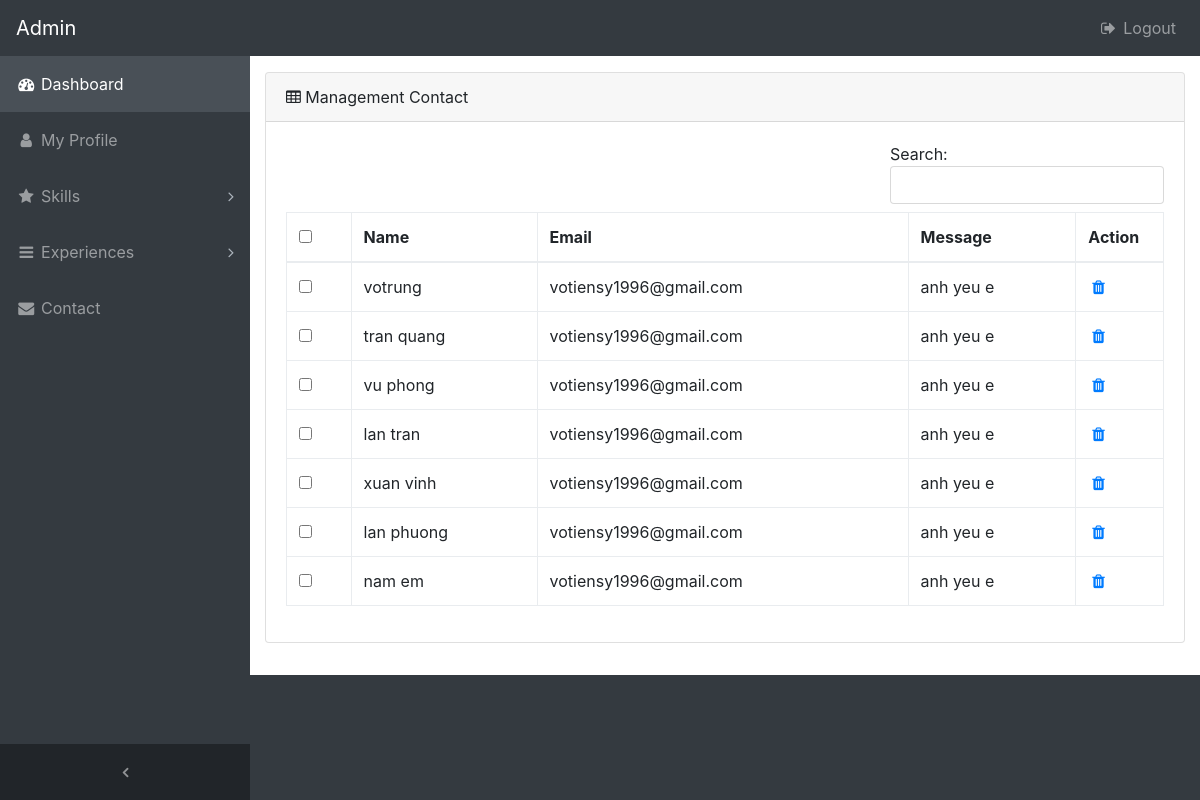
The app's page /admin/contact/index.php (signed in) with its own data.
### tables this page shows
CREATE TABLE `contact` (
  `id` int(11) NOT NULL,
  `name` varchar(255) NOT NULL,
  `email` varchar(255) NOT NULL,
  `message` text NOT NULL
);

### admin/contact/index.php (the view, shortened to what this page needs)
<?php require_once $_SERVER['DOCUMENT_ROOT'].'/profile/templates/admin/inc/dashboard.php';?>
    <div class="content-wrapper py-3">
      <div class="container-fluid">
        <div class="card mb-3">
          <div class="card-header">
            <i class="fa fa-table"></i>
            Management Contact
          </div>
          <div class="card-body">
            <div class="table-responsive">
              <div>
                <label style="float:right">Search:
                  <input id="searchContact" type="text" class="form-control">
                </label>
              </div>
              <table class="table table-bordered" width="100%" cellspacing="0">
                <thead>
                  <tr>
                    <th><input id="checkAll" name="checkAll" type="checkbox" /></th>
                    <th>Name</th>
                    <th>Email</th>
                    <th>Message</th>
                    <th width="10%">Action</th>
                  </tr>
                </thead>
                <tbody id="data">
                <?php
                  $sql = "select * from contact";
                  $result = mysqli_query($conn, $sql);
                  while($row = mysqli_fetch_assoc($result)) {
                ?>
                  <tr>
                    <td><input class="checkbox" name="ids" id="<?= $row['id']?>" value="<?= $row['id']?>" type="checkbox" /></td>
                    <td><?= $row["name"] ?></td>
                    <td><?= $row["email"] ?></td>
                    <td><?= $row["message"] ?></td>
                    <td>
                      <a title="delete" href="delete.php?id=<?= $row['id'] ?>" onclick="return confirm('Are you sure?')">
                        <i class="fa fa-fw fa-trash"></i>
                      </a>
                    </td>
                  </tr>
                <?php
                  }
                ?>
                </tbody>
              </table>
            </div>
          </div>
        </div>
      </div>
    </div>
<?php require_once $_SERVER['DOCUMENT_ROOT'].'/profile/templates/admin/inc/footer.php';?>

### templates/admin/inc/dashboard.php (shortened to what this page needs)
<!DOCTYPE html>
<html lang="en">
  <head>
    <link href="/profile/templates/admin/css/bootstrap.min.css" rel="stylesheet">
    <link href="/profile/templates/admin/css/font-awesome.min.css" rel="stylesheet" type="text/css">
    <link href="/profile/templates/admin/css/sb-admin.css" rel="stylesheet">
  </head>
  <body class="fixed-nav" id="page-top">
    <nav class="navbar navbar-expand-lg navbar-dark bg-dark fixed-top" id="mainNav">
      <a class="navbar-brand" href="#">Admin</a>
      <div class="collapse navbar-collapse" id="navbarResponsive">
        <ul class="navbar-nav navbar-sidenav">
          <li class="nav-item active" data-toggle="tooltip" data-placement="right" title="Dashboard">
            <a class="nav-link" href="/profile/admin/home.php">
              <i class="fa fa-fw fa-dashboard"></i>
              <span class="nav-link-text">
                Dashboard</span>
            </a>
          </li>
          <li class="nav-item" data-toggle="tooltip" data-placement="right" title="Profile">
            <a class="nav-link" href="/profile/admin/users/profile.php">
              <i class="fa fa-fw fa-user"></i>
              <span class="nav-link-text">
                My Profile</span>
            </a>
          </li>
          <li class="nav-item" data-toggle="tooltip" data-placement="right" title="Menu Levels">
            <a class="nav-link nav-link-collapse collapsed" data-toggle="collapse" href="#skills">
              <i class="fa fa-fw fa-star"></i>
              <span class="nav-link-text">
                Skills</span>
            </a>
          </li>
          <li class="nav-item" data-toggle="tooltip" data-placement="right" title="Menu Levels">
            <a class="nav-link nav-link-collapse collapsed" data-toggle="collapse" href="#experience">
              <i class="fa fa-fw fa-bars"></i>
              <span class="nav-link-text">
                Experiences</span>
            </a>
          </li>
          <li class="nav-item" data-toggle="tooltip" data-placement="right" title="Contact">
            <a class="nav-link" href="/profile/admin/contact/index.php">
              <i class="fa fa-fw fa-envelope"></i>
              <span class="nav-link-text">
                Contact</span>
            </a>
          </li>
        </ul>
        <ul class="navbar-nav sidenav-toggler">
          <li class="nav-item">
            <a class="nav-link text-center" id="sidenavToggler">
              <i class="fa fa-fw fa-angle-left"></i>
            </a>
          </li>
        </ul>
        <ul class="navbar-nav ml-auto">
          <li class="nav-item">
            <a class="nav-link" data-toggle="modal" data-target="#exampleModal">
              <i class="fa fa-fw fa-sign-out"></i>
              Logout</a>
          </li>
        </ul>
      </div>
    </nav>

### templates/admin/inc/footer.php (shortened to what this page needs)
  </body>
</html>

### templates/admin/css/sb-admin.css (style rules this page uses)
body { background: #343a40; }
body.fixed-nav { padding-top: 54px; }
@media (min-width: 992px) { body.fixed-nav { padding-top: 56px; } }
#mainNav .navbar-collapse { overflow: auto; max-height: 75vh; }
#mainNav .navbar-collapse .navbar-nav .nav-item .nav-link { cursor: pointer; }
#mainNav .navbar-collapse .navbar-sidenav .nav-link-collapse:after { float: right; content: '\f107'; color: #adb5bd; font-family: 'FontAwesome'; }
#mainNav .navbar-collapse .navbar-sidenav .nav-link-collapse.collapsed:after { content: '\f105'; }
#mainNav .navbar-collapse .sidenav-toggler { display: none; }
@media (min-width: 992px) { #mainNav .navbar-brand { width: 250px; } }
@media (min-width: 992px) { #mainNav .navbar-collapse { overflow: visible; max-height: none; } }
@media (min-width: 992px) { #mainNav .navbar-collapse .navbar-sidenav { position: absolute; top: 0; left: 0; overflow-x: hidden; overflow-y: auto; -webkit-flex-direction: column; -ms-flex-direction: column; flex-direction: column; margin-top: 56px; background: #343a40; } }
@media (min-width: 992px) { #mainNav .navbar-collapse .navbar-sidenav > .nav-item { width: 250px; padding: 0; } }
@media (min-width: 992px) { #mainNav .navbar-collapse .navbar-sidenav > .nav-item > .nav-link { padding: 1em; } }
@media (min-width: 992px) { #mainNav .navbar-collapse .navbar-sidenav li.active a { color: white; background-color: #495057; } }
#mainNav.fixed-top .sidenav-toggler { display: none; }
@media (min-width: 992px) { #mainNav.fixed-top .navbar-sidenav { height: calc(100vh - 112px); } }
@media (min-width: 992px) { #mainNav.fixed-top .sidenav-toggler { position: absolute; top: 0; left: 0; display: flex; overflow-x: hidden; overflow-y: auto; -webkit-flex-direction: column; -ms-flex-direction: column; flex-direction: column; margin-top: calc(100vh - 56px); background-color: #212529; } }
@media (min-width: 992px) { #mainNav.fixed-top .sidenav-toggler > .nav-item { width: 250px; padding: 0; } }
@media (min-width: 992px) { #mainNav.fixed-top .sidenav-toggler > .nav-item > .nav-link { padding: 1em; } }
.content-wrapper { overflow-x: hidden; background: white; }
@media (min-width: 992px) { .content-wrapper { margin-left: 250px; } }
#sidenavToggler i { font-weight: 800; }

### records on screen
contact: name "votrung", email "votiensy1996@gmail.com", message "anh yeu e"
contact: name "tran quang", email "votiensy1996@gmail.com", message "anh yeu e"
contact: name "vu phong", email "votiensy1996@gmail.com", message "anh yeu e"
contact: name "lan tran", email "votiensy1996@gmail.com", message "anh yeu e"
contact: name "xuan vinh", email "votiensy1996@gmail.com", message "anh yeu e"
contact: name "lan phuong", email "votiensy1996@gmail.com", message "anh yeu e"
contact: name "nam em", email "votiensy1996@gmail.com", message "anh yeu e"
